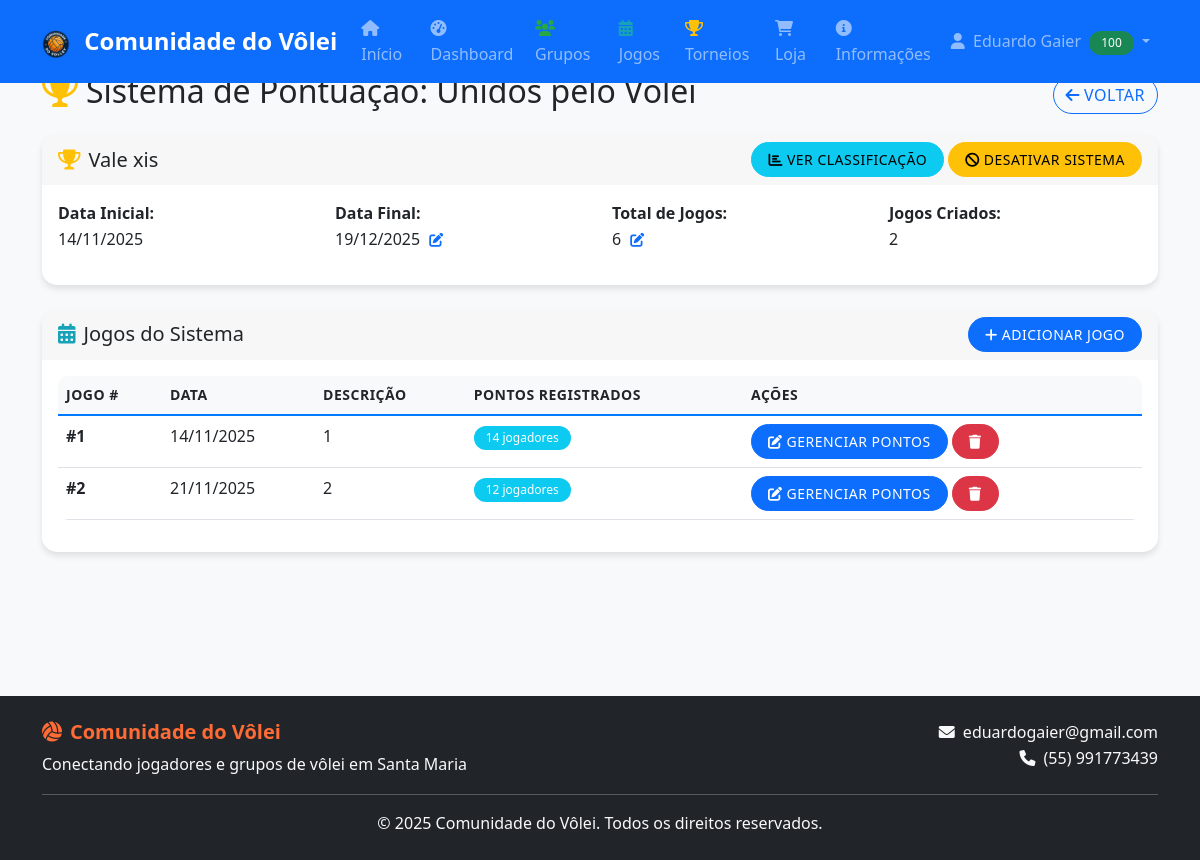
The app's page /admin/sistema_pontuacao.php?grupo_id=15 (signed in) with its own data.
### tables this page shows
CREATE TABLE `usuarios` (
  `id` int(11) NOT NULL,
  `nome` varchar(100) NOT NULL,
  `usuario` varchar(50) NOT NULL,
  `cpf` varchar(14) DEFAULT NULL,
  `telefone` varchar(15) DEFAULT NULL,
  `email` varchar(100) NOT NULL,
  `senha` varchar(255) NOT NULL,
  `nivel` enum('Iniciante','Intermediário','Avançado','Profissional') NOT NULL,
  `genero` enum('Masculino','Feminino') NOT NULL DEFAULT 'Masculino',
  `disponibilidade` text DEFAULT NULL,
  `data_aniversario` date DEFAULT NULL,
  `reputacao` int(11) DEFAULT 0,
  `foto_perfil` varchar(255) DEFAULT NULL,
  `data_cadastro` timestamp NOT NULL DEFAULT current_timestamp(),
  `ativo` tinyint(1) DEFAULT 1,
  `is_premium` tinyint(1) DEFAULT 0,
  `premium_ativado_em` timestamp NULL DEFAULT NULL,
  `premium_expira_em` timestamp NULL DEFAULT NULL,
  `ultimo_pagamento` timestamp NULL DEFAULT NULL,
  `is_admin` tinyint(1) DEFAULT 0
);

CREATE TABLE `grupos` (
  `id` int(11) NOT NULL,
  `nome` varchar(100) NOT NULL,
  `logo_id` int(11) DEFAULT NULL,
  `descricao` text DEFAULT NULL,
  `nivel` enum('Iniciante','Amador','Avançado','Profissional') DEFAULT NULL,
  `administrador_id` int(11) NOT NULL,
  `local_principal` varchar(200) DEFAULT NULL,
  `contato` text DEFAULT NULL,
  `ativo` tinyint(1) DEFAULT 1,
  `data_criacao` timestamp NOT NULL DEFAULT current_timestamp(),
  `modalidade` enum('Vôlei','Vôlei Quadra','Vôlei Areia','Beach Tênis') DEFAULT NULL
);

CREATE TABLE `sistemas_pontuacao` (
  `id` int(11) NOT NULL,
  `grupo_id` int(11) NOT NULL,
  `nome` varchar(100) NOT NULL,
  `data_inicial` date NOT NULL,
  `data_final` date NOT NULL,
  `quantidade_jogos` int(11) NOT NULL DEFAULT 0,
  `ativo` tinyint(1) DEFAULT 1,
  `data_criacao` timestamp NOT NULL DEFAULT current_timestamp()
);

CREATE TABLE `sistema_pontuacao_jogos` (
  `id` int(11) NOT NULL,
  `sistema_id` int(11) NOT NULL,
  `numero_jogo` int(11) NOT NULL,
  `data_jogo` date NOT NULL,
  `descricao` text DEFAULT NULL,
  `data_criacao` timestamp NOT NULL DEFAULT current_timestamp()
);

### admin/sistema_pontuacao.php (the view, shortened to what the rows shown need)
<?php
require_once '../includes/db_connect.php';
$grupo_id = isset($_GET['grupo_id']) ? (int)$_GET['grupo_id'] : 0;
$sql = "SELECT g.*, u.nome AS admin_nome FROM grupos g LEFT JOIN usuarios u ON u.id=g.administrador_id WHERE g.id=?";
$stmt = executeQuery($pdo, $sql, [$grupo_id]);
$grupo = $stmt ? $stmt->fetch() : false;
$sql = "SELECT * FROM sistemas_pontuacao WHERE grupo_id = ? AND ativo = 1 ORDER BY data_criacao DESC LIMIT 1";
$stmt = executeQuery($pdo, $sql, [$grupo_id]);
$sistema = $stmt ? $stmt->fetch() : false;
include '../includes/header.php';
?>
<div class="row mb-3">
    <div class="col-12 d-flex justify-content-between align-items-center">
        <h2>
            <i class="fas fa-trophy me-2"></i>Sistema de Pontuação: <?php echo htmlspecialchars($grupo['nome']); ?>
        </h2>
        <a href="grupo.php?id=<?php echo $grupo_id; ?>" class="btn btn-outline-primary">
            <i class="fas fa-arrow-left me-1"></i>Voltar
        </a>
    </div>
</div>
<?php if (!$sistema): ?>
    <div class="row">
        <div class="col-md-8 mx-auto">
            <div class="card">
                <div class="card-header">
                    <h5 class="mb-0"><i class="fas fa-plus-circle me-2"></i>Criar Sistema de Pontuação</h5>
                </div>
                <div class="card-body">
                    <form id="formCriarSistema">
                        <input type="hidden" name="grupo_id" value="<?php echo $grupo_id; ?>">
                        <div class="mb-3">
                            <label for="nome" class="form-label">Nome do Sistema *</label>
                            <input type="text" class="form-control" id="nome" name="nome" required
                                   placeholder="Ex: Campeonato 2024, Liga de Inverno, etc.">
                        </div>
                        <div class="row">
                            <div class="col-md-6 mb-3">
                                <label for="data_inicial" class="form-label">Data Inicial *</label>
                                <input type="date" class="form-control" id="data_inicial" name="data_inicial" required>
                            </div>
                            <div class="col-md-6 mb-3">
                                <label for="data_final" class="form-label">Data Final *</label>
                                <input type="date" class="form-control" id="data_final" name="data_final" required>
                            </div>
                        </div>
                        <div class="mb-3">
                            <label for="quantidade_jogos" class="form-label">Quantidade de Jogos *</label>
                            <input type="number" class="form-control" id="quantidade_jogos" name="quantidade_jogos"
                                   min="1" required>
                            <small class="text-muted">Número total de jogos que serão realizados neste sistema.</small>
                        </div>
                        <div class="d-flex gap-2">
                            <button type="submit" class="btn btn-primary">
                                <i class="fas fa-save me-1"></i>Criar Sistema
                            </button>
                            <a href="grupo.php?id=<?php echo $grupo_id; ?>" class="btn btn-outline-secondary">Cancelar</a>
                        </div>
                    </form>
                </div>
            </div>
        </div>
    </div>
<?php else: ?>
    <div class="row mb-4">
        <div class="col-12">
            <div class="card">
                <div class="card-header d-flex justify-content-between align-items-center">
                    <h5 class="mb-0">
                        <i class="fas fa-trophy me-2"></i><?php echo htmlspecialchars($sistema['nome']); ?>
                    </h5>
                    <div>
                        <a href="../grupos/pontuacao_classificacao.php?grupo_id=<?php echo $grupo_id; ?>" class="btn btn-info btn-sm">
                            <i class="fas fa-chart-bar me-1"></i>Ver Classificação
                        </a>
                        <button class="btn btn-warning btn-sm" onclick="desativarSistema(<?php echo $sistema['id']; ?>)">
                            <i class="fas fa-ban me-1"></i>Desativar Sistema
                        </button>
                    </div>
                </div>
                <div class="card-body">
                    <div class="row mb-3">
                        <div class="col-md-3">
                            <strong>Data Inicial:</strong><br>
                            <?php echo date('d/m/Y', strtotime($sistema['data_inicial'])); ?>
                        </div>
                        <div class="col-md-3">
                            <strong>Data Final:</strong><br>
                            <div class="d-flex align-items-center gap-2">
                                <span id="dataFinalDisplay"><?php echo date('d/m/Y', strtotime($sistema['data_final'])); ?></span>
                                <button class="btn btn-sm btn-link p-0" onclick="editarDataFinal()" id="btnEditarDataFinal">
                                    <i class="fas fa-edit"></i>
                                </button>
                            </div>
                        </div>
                        <div class="col-md-3">
                            <strong>Total de Jogos:</strong><br>
                            <div class="d-flex align-items-center gap-2">
                                <span id="totalJogosDisplay"><?php echo (int)$sistema['quantidade_jogos']; ?></span>
                                <button class="btn btn-sm btn-link p-0" onclick="editarTotalJogos()" id="btnEditarTotalJogos">
                                    <i class="fas fa-edit"></i>
                                </button>
                            </div>
                        </div>
                        <div class="col-md-3">
                            <strong>Jogos Criados:</strong><br>
                            <?php
                            $sql = "SELECT COUNT(*) AS total FROM sistema_pontuacao_jogos WHERE sistema_id = ?";
                            $stmt = executeQuery($pdo, $sql, [$sistema['id']]);
                            $totalJogos = $stmt ? (int)$stmt->fetch()['total'] : 0;
                            echo $totalJogos;
                            ?>
                        </div>
                    </div>
                </div>
            </div>
        </div>
    </div>
    <div class="row mb-4">
        <div class="col-12">
            <div class="card">
                <div class="card-header d-flex justify-content-between align-items-center">
                    <h5 class="mb-0"><i class="fas fa-calendar-alt me-2"></i>Jogos do Sistema</h5>
                    <button class="btn btn-primary btn-sm" onclick="abrirModalCriarJogo()">
                        <i class="fas fa-plus me-1"></i>Adicionar Jogo
                    </button>
                </div>
                <div class="card-body">
                    <div id="listaJogos">
                        <?php
                        $sql = "SELECT * FROM sistema_pontuacao_jogos WHERE sistema_id = ? ORDER BY numero_jogo";
                        $stmt = executeQuery($pdo, $sql, [$sistema['id']]);
                        $jogos = $stmt ? $stmt->fetchAll() : [];
                        if (empty($jogos)):
                        ?>
                            <div class="text-center text-muted py-4">
                                <i class="fas fa-calendar-times fa-3x mb-3"></i>
                                <p>Nenhum jogo cadastrado ainda.</p>
                            </div>
                        <?php else: ?>
                            <div class="table-responsive">
                                <table class="table table-hover">
                                    <thead>
                                        <tr>
                                            <th>Jogo #</th>
                                            <th>Data</th>
                                            <th>Descrição</th>
                                            <th>Pontos Registrados</th>
                                            <th>Ações</th>
                                        </tr>
                                    </thead>
                                    <tbody>
                                        <?php foreach ($jogos as $jogo): ?>
                                            <?php
                                            $sql = "SELECT COUNT(*) AS total FROM sistema_pontuacao_pontos WHERE jogo_id = ?";
                                            $stmt = executeQuery($pdo, $sql, [$jogo['id']]);
                                            $totalPontos = $stmt ? (int)$stmt->fetch()['total'] : 0;
                                            ?>
                                            <tr>
                                                <td><strong>#<?php echo (int)$jogo['numero_jogo']; ?></strong></td>
                                                <td><?php echo date('d/m/Y', strtotime($jogo['data_jogo'])); ?></td>
                                                <td><?php echo htmlspecialchars($jogo['descricao'] ?? 'Sem descrição'); ?></td>
                                                <td>
                                                    <span class="badge bg-info"><?php echo $totalPontos; ?> jogadores</span>
                                                </td>
                                                <td>
                                                    <button class="btn btn-sm btn-primary" onclick="abrirModalPontos(<?php echo $jogo['id']; ?>, <?php echo $jogo['numero_jogo']; ?>)">
                                                        <i class="fas fa-edit me-1"></i>Gerenciar Pontos
                                                    </button>
                                                    <button class="btn btn-sm btn-danger" onclick="excluirJogo(<?php echo $jogo['id']; ?>)">
                                                        <i class="fas fa-trash"></i>
                                                    </button>
                                                </td>
                                            </tr>
                                        <?php endforeach; ?>
                                    </tbody>
                                </table>
                            </div>
                        <?php endif; ?>
                    </div>
                </div>
            </div>
        </div>
    </div>
<?php endif; ?>
<?php include '../includes/footer.php'; ?>

### includes/header.php (shortened to what the rows shown need)
<!DOCTYPE html>
<html lang="pt-BR">
<head>
    <link href="https://cdn.jsdelivr.net/npm/bootstrap@5.1.3/dist/css/bootstrap.min.css" rel="stylesheet">
    <link href="https://cdnjs.cloudflare.com/ajax/libs/font-awesome/6.0.0/css/all.min.css" rel="stylesheet">
    <?php
    $script_path = $_SERVER['SCRIPT_NAME'];
    $script_dir = dirname($script_path);
    $dir_clean = trim($script_dir, '/\\');
    $depth = 0;
    if (!empty($dir_clean)) {
        $separadores = substr_count($dir_clean, '/') + substr_count($dir_clean, '\\');
        $depth = $separadores + 1;
    }
    $css_path = $depth > 0 ? str_repeat('../', $depth) . 'assets/css/style.css' : 'assets/css/style.css';
    ?>
    <link href="<?php echo htmlspecialchars($css_path); ?>" rel="stylesheet">
</head>
<body>
    <nav class="navbar navbar-expand-lg navbar-dark bg-primary fixed-top">
        <div class="container">
            <div class="collapse navbar-collapse" id="navbarNav">
                <ul class="navbar-nav">
                    <?php if (isLoggedIn()): ?>
                        <?php
                        $usuario = getUserById($pdo, $_SESSION['user_id']);
                        ?>
                        <li class="nav-item dropdown">
                            <a class="nav-link dropdown-toggle" href="#" id="navbarDropdown" role="button" data-bs-toggle="dropdown">
                                <i class="fas fa-user me-1"></i>
                                <?php echo htmlspecialchars($usuario['nome']); ?>
                                <?php
                                    $repHeader = (int)($usuario['reputacao'] ?? 0);
                                    $repHeaderClass = 'bg-danger';
                                    $repHeaderStyle = '';
                                    if ($repHeader > 75) { $repHeaderClass = 'bg-success'; }
                                    elseif ($repHeader > 50) { $repHeaderClass = 'bg-warning text-dark'; }
                                    elseif ($repHeader > 25) { $repHeaderClass = 'text-dark'; $repHeaderStyle = 'background-color:#fd7e14;'; }
                                ?>
                                <span class="badge ms-1 <?php echo $repHeaderClass; ?>" style="<?php echo $repHeaderStyle; ?>"><?php echo $repHeader; ?></span>
                            </a>
                        </li>
                    <?php endif; ?>
                </ul>
            </div>
        </div>
    </nav>
    <main class="main-content">
        <div class="container mt-5 pt-4">

### records on screen
usuarios: nome "Eduardo Gaier", reputacao "100"
grupos: nome "Unidos pelo Volei"
sistemas_pontuacao: nome "Vale xis", data_inicial "14/11/2025", data_final "19/12/2025", quantidade_jogos "6"
sistema_pontuacao_jogos: numero_jogo "1", data_jogo "14/11/2025", descricao "1", totalPontos "14"
sistema_pontuacao_jogos: numero_jogo "2", data_jogo "21/11/2025", descricao "2", totalPontos "12"

### other values on screen
$totalJogos "2"
